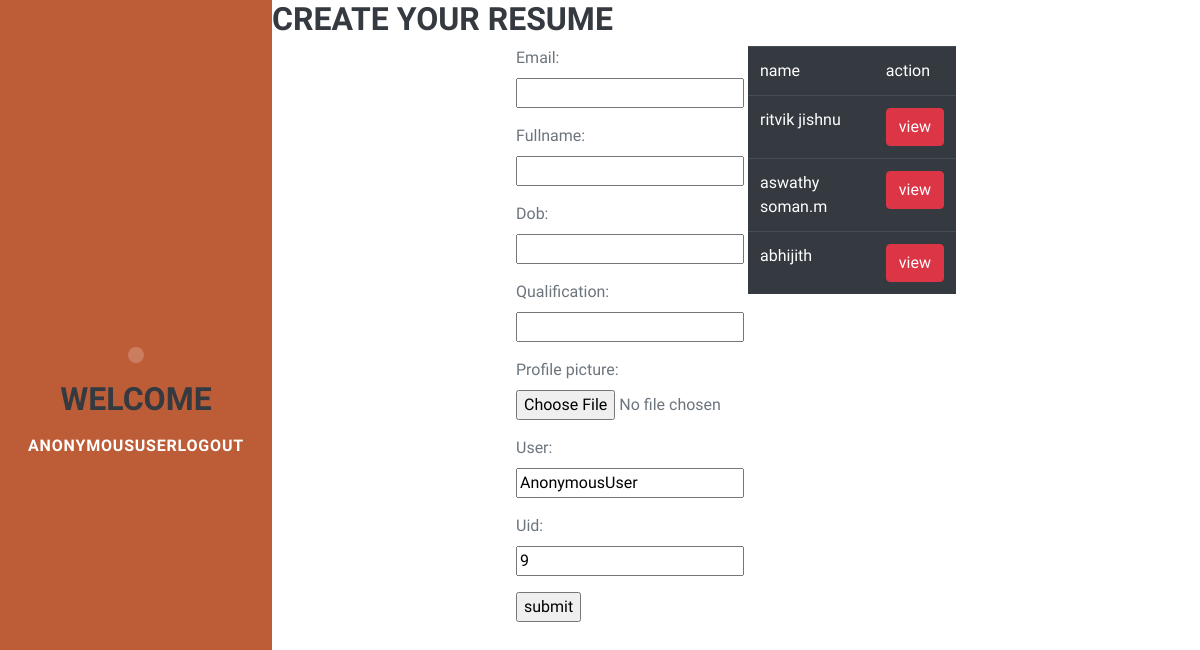
Before: /resume/resumeCreate/9 with the older database file.
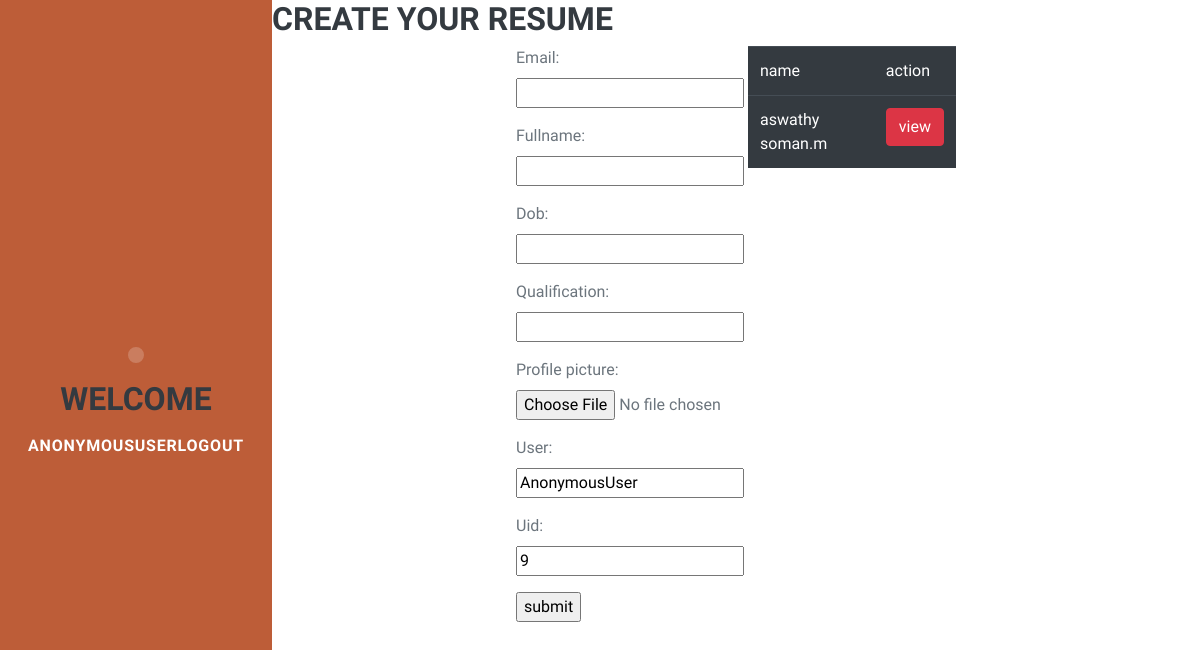
After: the same page with the newer database file.
### resume/models.py (models this page shows, shortened)
class Create(models.Model):
    email=models.CharField(max_length=120)
    fullname=models.CharField(max_length=120)
    dob=models.CharField(max_length=120)
    qualification=models.CharField(max_length=120)
    profile_picture=models.ImageField(upload_to="images")
    user=models.CharField(max_length=15)
    uid=models.IntegerField()

### resume/views.py (the view)
# urls.py: path('resumeCreate/<int:pk>',resumeCreate,name='createresume'),
def resumeCreate(request,pk):
    form=createForm(initial={'uid':pk,"user":request.user})
    context={}
    context['form']=form
    qs=Create.objects.all()
    context['obj']=qs
    if request.method=="POST":
        form=createForm(request.POST,request.FILES)
        if form.is_valid():
            form.save()
            return redirect('createresume')
    return render(request,"resume/createresume.html",context)

### resume/forms.py
class createForm(ModelForm):
    class Meta:
        model=Create
        fields="__all__"

### resume/templates/resume/createresume.html (shortened to what this page needs)
<!DOCTYPE html>
{% extends "resume/base.html" %}
    {% block body_block %}
<h3>create your resume</h3>
<div class="container">
    <div class="row">
        <div class="col-3"></div>
        <div class="col-3">
    <form method="post" enctype="multipart/form-data">
    {{form.as_p}}
    <input type="submit" value="submit">
    </form>
        </div>
        <div class="col-3">
            <table>
                <table class="table table-dark">
    <tr>
        <td>name</td>
        <td>action</td>
    </tr>
    {% for o in obj %}
    <tr>
        <td>{{o.fullname}}</td>
        <td><a href="{%url 'resumeview' o.id %}" class="btn btn-danger">view</a></td>
    </tr>
        {% endfor %}
            </table>
        </div>
    </div>
</div>
{% endblock %}

### resume/templates/resume/base.html (shortened to what this page needs)
<!DOCTYPE html>
<html lang="en">
{% load static %}
    <head>
        <link href="{%static "css/styles.css" %}" rel="stylesheet" />
    </head>
    <body id="page-top">
        <nav class="navbar navbar-expand-lg navbar-dark bg-primary fixed-top" id="sideNav">
            <a class="navbar-brand js-scroll-trigger" href="#page-top">
                <span class="d-none d-lg-block"><img class="img-fluid img-profile rounded-circle mx-auto mb-2" src="assets/img/profile.jpg" alt="" /></span>
            </a>
            <div class="collapse navbar-collapse" id="navbarSupportedContent">
                <ul class="navbar-nav">
                    <li class="nav-item"><h3>welcome</h3></li>
                    <li class="nav-item active">
                        {% if request.user %}
                                <a class="nav-link" href="{%url 'logoutpage' %}">{{request.user}}logout</a>
                                {% endif %}</a></li>
                </ul>
            </div>
        </nav>
 {% block body_block %}
            {% endblock %}
    </body>
</html>

Changed rows visible on the page:
removed Create: fullname "ritvik jishnu"
removed Create: fullname "abhijith"
